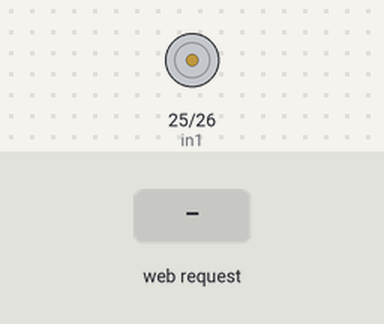
A sketch run on a simulated ESP32. Shown: motor-driver pin pairs drawn as motors (green arrow = first pin HIGH = forward, orange = second pin HIGH = backward, longer = more drive, scaled by the enable pin). The test bench sets the inputs (shaded band). WiFi joins after 1.5 s; servers stay silent unless stated; what the sketch prints to the serial monitor is not drawn.

Above: at 2.7 s.
2.8 s: HTTP request GET /control?dir=F received
4.3 s: HTTP request GET /control?dir=R received
5.8 s: HTTP request GET /control?speed=1 received
At 7.0 s:
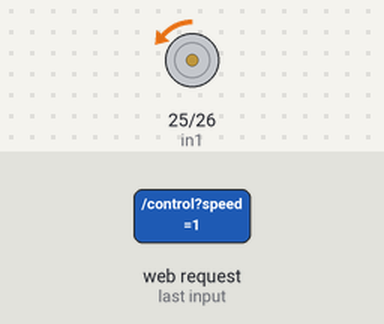
7.3 s: HTTP request GET /control?dir=120&speed=120 received
At 8.1 s:
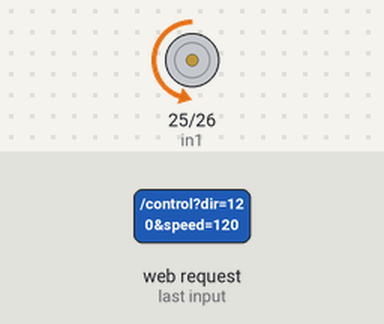
8.8 s: HTTP request GET /control?dir=1&speed=1 received
At 9.3 s:
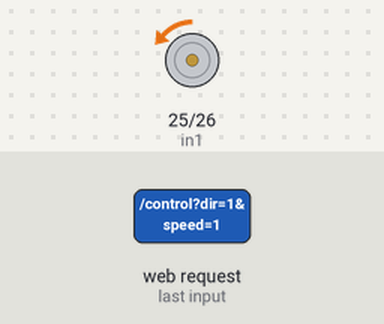
Timing chart, 0 to 11.3 s (numbered marks = the images above; inputs shaded):
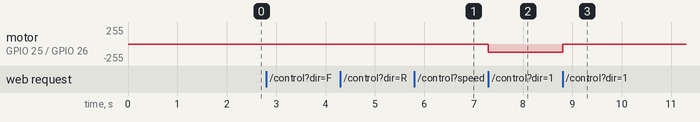

Measured:
- after the input at 5.8 s, motor on GPIO 25 (in1) / GPIO 26 (in2): stopped → backward 1/255 at once
- after the input at 7.3 s, motor on GPIO 25 (in1) / GPIO 26 (in2): backward 1/255 → backward 120/255 at once
- after the input at 8.8 s, motor on GPIO 25 (in1) / GPIO 26 (in2): backward 120/255 → backward 1/255 at once

The sketch:

esp_code_2.ino
```cpp
#include <Arduino.h>
#include <WiFi.h>
#include <WebServer.h>
const char* ssid = "mte";
const char* password = "preta1111";
WebServer server(80);
// Motor driver pins
const int in1 = 25;
const int in2 = 26;
const int ena = 27;
// LEDC (PWM) configuration
const int pwmChannel = 0;
const int pwmFreq = 1000;     // 1 kHz
const int pwmResolution = 8;  // 8-bit resolution (0–255)
void handleControl();
void setup() {
  Serial.begin(115200);
  pinMode(in1, OUTPUT);
  pinMode(in2, OUTPUT);
  pinMode(ena, OUTPUT);
  // Initialize PWM (for latest ESP32 core)
  ledcAttach(ena, pwmFreq, pwmResolution); // Simplified API in v3.x
  // Connect to Wi-Fi
  WiFi.mode(WIFI_STA);
  WiFi.begin(ssid, password);
  Serial.print("Connecting to WiFi...");
  while (WiFi.status() != WL_CONNECTED) {
    delay(500);
    Serial.print(".");
  }
  Serial.println("\nConnected to WiFi!");
  Serial.print("ESP32 IP Address: ");
  Serial.println(WiFi.localIP());
  // Define route
  server.on("/control", handleControl);
  server.begin();
  Serial.println("Web server started!");
}
void handleControl() {
  String dir = server.arg("dir");
  int speed = server.arg("speed").toInt();
  speed = constrain(speed, 0, 255);
  if (dir == "F") {
    digitalWrite(in1, HIGH);
    digitalWrite(in2, LOW);
  }
  else if (dir == "R") {
    digitalWrite(in1, LOW);
    digitalWrite(in2, HIGH);
  }
  else if (dir == "S") {
    digitalWrite(in1, LOW);
    digitalWrite(in2, LOW);
  }
  ledcWrite(ena, speed);  // Works with ledcAttach() in ESP32 core 3.x
  server.send(200, "text/plain", "OK");
}
void loop() {
  server.handleClient();
}
```
